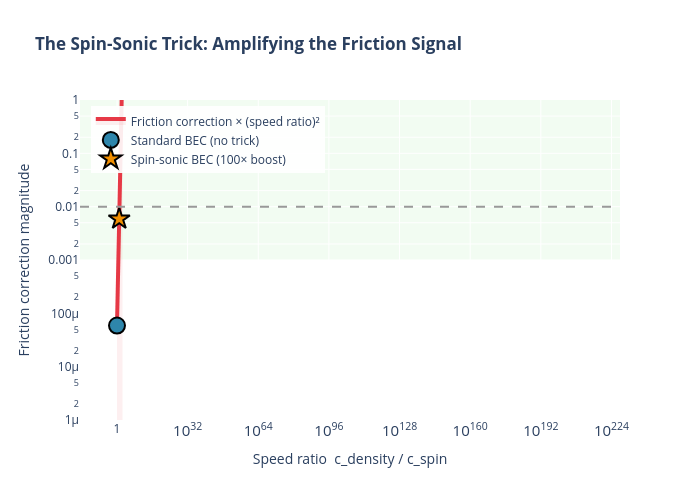

Notebook code for this chart:
### Markdown cell above
## Part 4: The Spin-Sonic Trick — How to Amplify the Signal

Why is the Trento experiment special? Because it uses a **two-component BEC** — a gas of sodium atoms that can be in two different internal states (like "spin up" and "spin down"). In this system, there are two kinds of sound:

| Sound type | Speed | Analogy |
|-----------|-------|---------|
| **Density waves** | Fast (~1 mm/s) | Normal sound in air |
| **Spin waves** | Slow (~0.1 mm/s) | A whisper that barely propagates |

The friction correction is amplified by the **square of the speed ratio**:

$$\text{Enhancement} = \left(\frac{c_{\text{density}}}{c_{\text{spin}}}\right)^2$$

If the density sound speed is 10× the spin sound speed, the friction effect is amplified **100×**. That's what makes the Trento setup promising.

### Code cell
# ── Figure 3: The amplification effect ──
# Shows how slowing down spin sound amplifies the friction signal.

# Baseline: Rb-87 friction correction (un-enhanced)
p_rb = experiments["Steinhauer (⁸⁷Rb)"]
baseline = p_rb["Gamma_H"] / p_rb["kappa"]

c_ratio = np.logspace(0, 2.5, 200)  # speed ratio from 1 to ~300
amplified = baseline * c_ratio**2

fig3 = go.Figure()

# The amplification curve
fig3.add_trace(
    go.Scatter(
        x=c_ratio,
        y=amplified,
        mode="lines",
        line=dict(color="#E63946", width=4),
        name="Friction correction × (speed ratio)²",
        fill="tozeroy",
        fillcolor="rgba(230, 57, 70, 0.08)",
    )
)

# Annotated experiment markers
fig3.add_trace(
    go.Scatter(
        x=[1],
        y=[baseline],
        mode="markers",
        marker=dict(
            size=16, color="#2E86AB", line=dict(width=2, color="black"), symbol="circle"
        ),
        name="Standard BEC (no trick)",
        showlegend=True,
    )
)
fig3.add_annotation(
    x=1,
    y=baseline,
    text="Standard BEC<br>(Steinhauer)",
    showarrow=True,
    ax=50,
    ay=-30,
    font=dict(size=12),
)

fig3.add_trace(
    go.Scatter(
        x=[10],
        y=[baseline * 100],
        mode="markers",
        marker=dict(
            size=16, color="#F18F01", line=dict(width=2, color="black"), symbol="star"
        ),
        name="Spin-sonic BEC (100× boost)",
        showlegend=True,
    )
)
fig3.add_annotation(
    x=10,
    y=baseline * 100,
    text="<b>Trento proposal</b><br>100× amplification",
    showarrow=True,
    ax=60,
    ay=-40,
    font=dict(size=12, color="#F18F01"),
    bgcolor="rgba(255,255,200,0.9)",
    borderpad=4,
)

# Detection threshold
fig3.add_hline(y=0.01, line=dict(color="#999", width=2, dash="dash"))
fig3.add_annotation(
    x=200,
    y=0.012,
    text="1% detection threshold",
    showarrow=False,
    font=dict(size=11, color="#999"),
)

# "Observable" region
fig3.add_hrect(
    y0=0.001, y1=1, fillcolor="rgba(0,200,0,0.05)", layer="below", line_width=0
)
fig3.add_annotation(
    x=150,
    y=0.3,
    text="<b>Observable<br>regime</b>",
    showarrow=False,
    font=dict(size=14, color="green", family="Arial Black"),
)

fig3.update_xaxes(type="log", title_text="Speed ratio  c_density / c_spin")
fig3.update_yaxes(type="log", title_text="Friction correction magnitude", range=[-6, 0])
fig3.update_layout(
    height=500,
    width=700,
    plot_bgcolor="white",
    title="<b>The Spin-Sonic Trick: Amplifying the Friction Signal</b>",
    legend=dict(x=0.02, y=0.98, bgcolor="rgba(255,255,255,0.9)"),
)
fig3.show()

### Figure 1 — Plotly figure (JSON) as saved in the notebook; plotly's stock layout.template omitted (floating-point values rounded to 4 significant figures; data arrays with more than 128 entries replaced by an {"elided": "..."} marker saying what was removed)
{"data": [{"fill": "tozeroy", "fillcolor": "rgba(230, 57, 70, 0.08)", "line": {"color": "#E63946", "width": 4}, "mode": "lines", "name": "Friction correction × (speed ratio)²", "type": "scatter", "x": {"elided": "200 float values"}, "y": {"elided": "200 float values"}}, {"marker": {"color": "#2E86AB", "line": {"color": "black", "width": 2}, "size": 16, "symbol": "circle"}, "mode": "markers", "name": "Standard BEC (no trick)", "showlegend": true, "type": "scatter", "x": [1], "y": [5.898e-05]}, {"marker": {"color": "#F18F01", "line": {"color": "black", "width": 2}, "size": 16, "symbol": "star"}, "mode": "markers", "name": "Spin-sonic BEC (100× boost)", "showlegend": true, "type": "scatter", "x": [10], "y": [0.005898]}], "layout": {"annotations": [{"ax": 50, "ay": -30, "font": {"size": 12}, "showarrow": true, "text": "Standard BEC<br>(Steinhauer)", "x": 1, "y": 5.898e-05}, {"ax": 60, "ay": -40, "bgcolor": "rgba(255,255,200,0.9)", "borderpad": 4, "font": {"color": "#F18F01", "size": 12}, "showarrow": true, "text": "<b>Trento proposal</b><br>100× amplification", "x": 10, "y": 0.005898}, {"font": {"color": "#999", "size": 11}, "showarrow": false, "text": "1% detection threshold", "x": 200, "y": 0.012}, {"font": {"color": "green", "family": "Arial Black", "size": 14}, "showarrow": false, "text": "<b>Observable<br>regime</b>", "x": 150, "y": 0.3}], "height": 500, "legend": {"bgcolor": "rgba(255,255,255,0.9)", "x": 0.02, "y": 0.98}, "plot_bgcolor": "white", "shapes": [{"line": {"color": "#999", "dash": "dash", "width": 2}, "type": "line", "x0": 0, "x1": 1, "xref": "x domain", "y0": 0.01, "y1": 0.01, "yref": "y"}, {"fillcolor": "rgba(0,200,0,0.05)", "layer": "below", "line": {"width": 0}, "type": "rect", "x0": 0, "x1": 1, "xref": "x domain", "y0": 0.001, "y1": 1, "yref": "y"}], "title": {"text": "<b>The Spin-Sonic Trick: Amplifying the Friction Signal</b>"}, "width": 700, "xaxis": {"title": {"text": "Speed ratio  c_density / c_spin"}, "type": "log"}, "yaxis": {"range": [-6, 0], "title": {"text": "Friction correction magnitude"}, "type": "log"}}}
